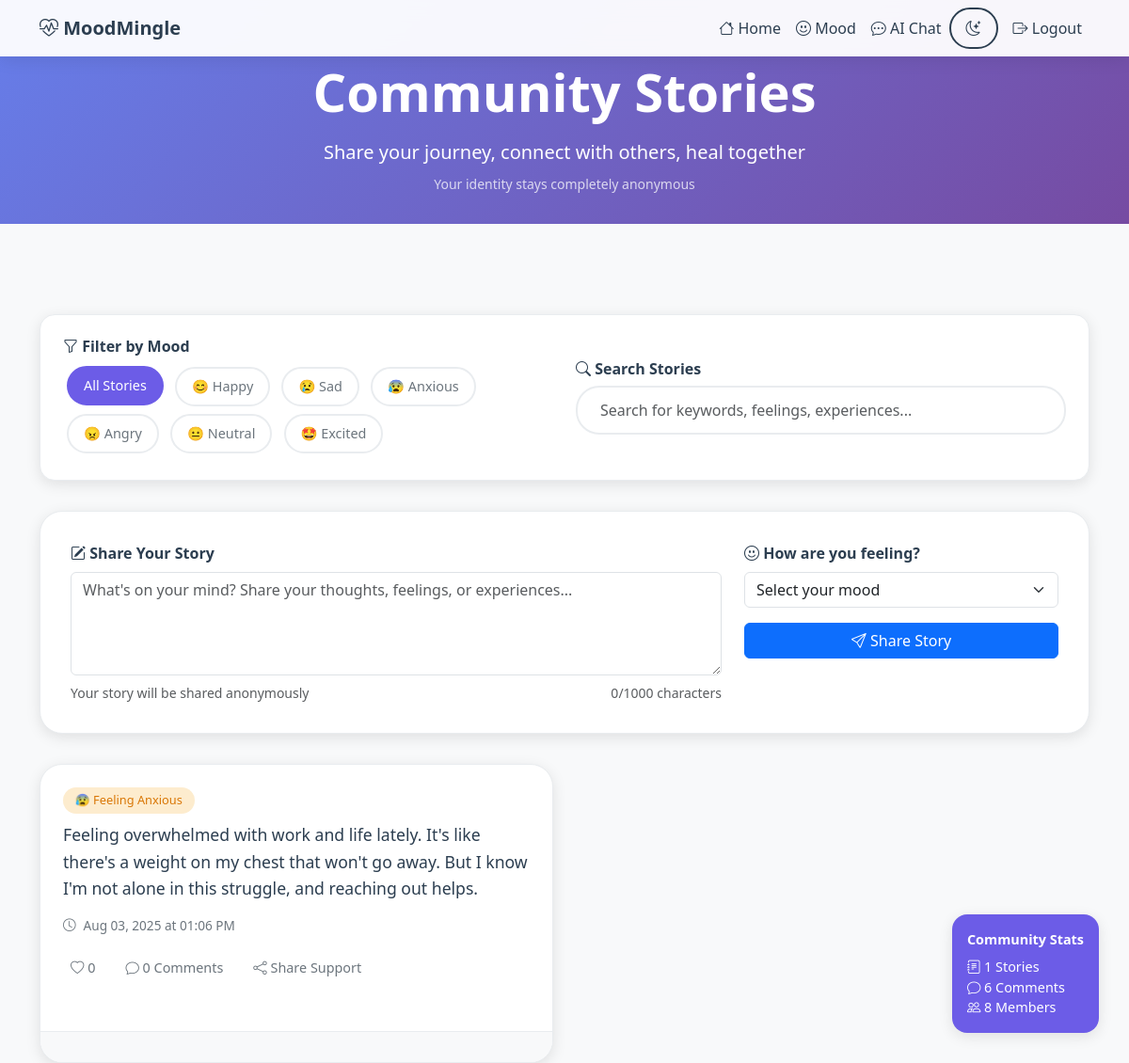
Screenshot of /blog/filter/anxious (signed in) with the database file from the repository.
### models.py (models this page shows)
class BlogPost(db.Model):
    id = db.Column(db.Integer, primary_key=True)
    content = db.Column(db.Text, nullable=False)
    mood = db.Column(db.String(20), nullable=True)  # happy, sad, anxious, angry, neutral, excited
    likes = db.Column(db.Integer, default=0)
    timestamp = db.Column(db.DateTime, default=datetime.utcnow)
    user_id = db.Column(db.Integer, db.ForeignKey('user.id'))  # stored, but not shown
    comments = db.relationship('Comment', backref='blog', lazy=True)
    liked_by = db.relationship('User', secondary=blog_likes, backref='liked_posts')

### app.py (the view)
@app.route('/blog/filter/<mood>')
@login_required
def filter_blog_by_mood(mood):
    if mood == 'all':
        posts = BlogPost.query.order_by(BlogPost.timestamp.desc()).all()
    else:
        posts = BlogPost.query.filter_by(mood=mood).order_by(BlogPost.timestamp.desc()).all()
    total_comments = db.session.query(db.func.count(Comment.id)).scalar()
    total_users = db.session.query(db.func.count(User.id)).scalar()
    return render_template('blog.html',
                         posts=posts,
                         total_comments=total_comments,
                         total_users=total_users,
                         current_filter=mood)

### app.py (called while the page is built)
@login_manager.user_loader
def load_user(user_id):
    return User.query.get(int(user_id))

### templates/blog.html (shortened to what this page needs)
<!DOCTYPE html>
<html lang="en">
<head>
    <link href="https://cdn.jsdelivr.net/npm/bootstrap@5.3.0/dist/css/bootstrap.min.css" rel="stylesheet">
    <link href="https://cdn.jsdelivr.net/npm/bootstrap-icons@1.10.5/font/bootstrap-icons.css" rel="stylesheet">
</head>
<body data-theme="light">
<nav class="navbar navbar-expand-lg fixed-top">
    <div class="container">
        <a class="navbar-brand fw-bold" href="#">
            <i class="bi bi-heart-pulse"></i> MoodMingle
        </a>
        <div class="collapse navbar-collapse justify-content-end" id="navbarNav">
            <ul class="navbar-nav align-items-center">
                <li class="nav-item">
                    <a class="nav-link" href="{{ url_for('home') }}">
                        <i class="bi bi-house"></i> Home
                    </a>
                </li>
                <li class="nav-item">
                    <a class="nav-link" href="{{ url_for('mood') }}">
                        <i class="bi bi-emoji-smile"></i> Mood
                    </a>
                </li>
                <li class="nav-item">
                    <a class="nav-link" href="{{ url_for('ai_chat') }}">
                        <i class="bi bi-chat-dots"></i> AI Chat
                    </a>
                </li>
                <li class="nav-item">
                    <button class="theme-toggle" onclick="toggleTheme()">
                        <i class="bi bi-moon-stars" id="theme-icon"></i>
                    </button>
                </li>
                <li class="nav-item ms-2">
                    <a class="nav-link" href="{{ url_for('logout') }}">
                        <i class="bi bi-box-arrow-right"></i> Logout
                    </a>
                </li>
            </ul>
        </div>
    </div>
</nav>
<div class="hero-section">
    <div class="hero-content">
        <h1 class="display-4 fw-bold mb-3">Community Stories</h1>
        <p class="lead mb-0">Share your journey, connect with others, heal together</p>
        <small class="d-block mt-2 opacity-75">Your identity stays completely anonymous</small>
    </div>
</div>
<div class="container mt-5 pt-5">
    <div class="filters-section">
        <div class="row align-items-center">
            <div class="col-md-6">
                <h6 class="mb-2 fw-bold">
                    <i class="bi bi-funnel"></i> Filter by Mood
                </h6>
                <div class="mood-filters">
                    <button class="mood-filter-btn active" data-mood="all">All Stories</button>
                    <button class="mood-filter-btn" data-mood="happy">😊 Happy</button>
                    <button class="mood-filter-btn" data-mood="sad">😢 Sad</button>
                    <button class="mood-filter-btn" data-mood="anxious">😰 Anxious</button>
                    <button class="mood-filter-btn" data-mood="angry">😠 Angry</button>
                    <button class="mood-filter-btn" data-mood="neutral">😐 Neutral</button>
                    <button class="mood-filter-btn" data-mood="excited">🤩 Excited</button>
                </div>
            </div>
            <div class="col-md-6">
                <h6 class="mb-2 fw-bold">
                    <i class="bi bi-search"></i> Search Stories
                </h6>
                <input type="text" class="form-control search-box" id="searchInput"
                       placeholder="Search for keywords, feelings, experiences...">
            </div>
        </div>
    </div>
    <div class="post-form">
        <form method="POST" id="postForm">
            <div class="row">
                <div class="col-md-8">
                    <label class="form-label fw-bold">
                        <i class="bi bi-pencil-square"></i> Share Your Story
                    </label>
                    <textarea name="content" id="postContent" rows="4" class="form-control"
                              placeholder="What's on your mind? Share your thoughts, feelings, or experiences..."
                              required maxlength="1000"></textarea>
                    <div class="d-flex justify-content-between mt-2">
                        <small class="text-muted">Your story will be shared anonymously</small>
                        <small class="text-muted">
                            <span id="charCount">0</span>/1000 characters
                        </small>
                    </div>
                </div>
                <div class="col-md-4">
                    <label class="form-label fw-bold">
                        <i class="bi bi-emoji-smile"></i> How are you feeling?
                    </label>
                    <select name="mood" class="form-select mb-3" required>
                        <option value="">Select your mood</option>
                    </select>
                    <button type="submit" class="btn btn-primary w-100" id="submitBtn">
                        <i class="bi bi-send"></i> Share Story
                    </button>
                </div>
            </div>
        </form>
    </div>
    <div class="row g-4" id="postsContainer">
        {% for post in posts %}
        <div class="col-lg-6 post-item" data-mood="{{ post.mood if post.mood else 'neutral' }}">
            <div class="card h-100">
                <div class="card-body">
                    {% if post.mood %}
                    <span class="mood-badge mood-{{ post.mood }}">
                        {% if post.mood == 'happy' %}😊 Feeling Happy
                        {% elif post.mood == 'sad' %}😢 Feeling Sad
                        {% elif post.mood == 'anxious' %}😰 Feeling Anxious
                        {% elif post.mood == 'angry' %}😠 Feeling Angry
                        {% elif post.mood == 'excited' %}🤩 Feeling Excited
                        {% else %}😐 Feeling Neutral{% endif %}
                    </span>
                    {% endif %}
                    <div class="post-content">{{ post.content }}</div>
                    <div class="timestamp">
                        <i class="bi bi-clock"></i>
                        {{ post.timestamp.strftime('%b %d, %Y at %I:%M %p') }}
                    </div>
                    <div class="post-actions">
                        <button class="action-btn like-btn" data-post-id="{{ post.id }}">
                            <i class="bi bi-heart"></i>
                            <span class="like-count">{{ post.likes if post.likes else 0 }}</span>
                        </button>
                        <button class="action-btn" data-bs-toggle="collapse" data-bs-target="#comments-{{ post.id }}">
                            <i class="bi bi-chat"></i>
                            {{ post.comments|length }} Comments
                        </button>
                        <button class="action-btn share-btn" data-post-id="{{ post.id }}">
                            <i class="bi bi-share"></i> Share Support
                        </button>
                    </div>
                </div>
                <div class="card-footer">
                </div>
            </div>
        </div>
        {% endfor %}
    </div>
</div>
<div class="floating-stats">
    <div class="fw-bold mb-2">Community Stats</div>
    <div><i class="bi bi-journal-text"></i> {{ posts|length }} Stories</div>
    <div><i class="bi bi-chat"></i> {{ total_comments if total_comments else 0 }} Comments</div>
    <div><i class="bi bi-people"></i> {{ total_users if total_users else 'Many' }} Members</div>
</div>
</body>
</html>

### templates/blog.html (style rules this page uses)
:root { --bg-primary: linear-gradient(135deg, #667eea 0%, #764ba2 100%); --bg-secondary: #f8f9fa; --card-bg: #ffffff; --text-primary: #2c3e50; --text-secondary: #6c757d; --border-color: #e9ecef; --shadow: 0 4px 15px rgba(0, 0, 0, 0.1); --accent-color: #6c5ce7; }
body { background: var(--bg-secondary); font-family: "Segoe UI", Tahoma, Geneva, Verdana, sans-serif; color: var(--text-primary); transition: all 0.3s ease; min-height: 100vh; }
.hero-section { background: var(--bg-primary); padding: 4rem 0 2rem; text-align: center; color: white; position: relative; overflow: hidden; }
.hero-section::before { content: ''; position: absolute; top: 0; left: 0; right: 0; bottom: 0; opacity: 0.3; }
.hero-content { position: relative; z-index: 1; }
.navbar { background: rgba(255, 255, 255, 0.95); backdrop-filter: blur(10px); box-shadow: 0 2px 20px rgba(0, 0, 0, 0.1); border: none; }
.navbar .nav-link, .navbar-brand { color: var(--text-primary) !important; font-weight: 500; transition: all 0.3s ease; }
.theme-toggle { background: none; border: 2px solid var(--text-primary); color: var(--text-primary); border-radius: 50px; padding: 0.5rem 1rem; transition: all 0.3s ease; }
.post-form { background: var(--card-bg); padding: 2rem; border-radius: 1.5rem; box-shadow: var(--shadow); border: 1px solid var(--border-color); margin-bottom: 2rem; transition: all 0.3s ease; }
.filters-section { background: var(--card-bg); padding: 1.5rem; border-radius: 1rem; margin-bottom: 2rem; box-shadow: var(--shadow); border: 1px solid var(--border-color); }
.mood-filter-btn { border: 2px solid var(--border-color); background: transparent; color: var(--text-secondary); border-radius: 25px; padding: 0.5rem 1rem; margin: 0.25rem; transition: all 0.3s ease; font-size: 0.9rem; }
.mood-filter-btn:hover, .mood-filter-btn.active { background: var(--accent-color); border-color: var(--accent-color); color: white; transform: translateY(-1px); }
.card { border: 1px solid var(--border-color); border-radius: 1.5rem; transition: all 0.3s ease; box-shadow: var(--shadow); background: var(--card-bg); overflow: hidden; margin-bottom: 1.5rem; }
.card-body { padding: 1.5rem; color: var(--text-primary); }
.card-footer { background: var(--bg-secondary); border-top: 1px solid var(--border-color); padding: 1rem 1.5rem; }
.mood-badge { display: inline-block; padding: 0.3rem 0.8rem; border-radius: 20px; font-size: 0.8rem; font-weight: 500; margin-bottom: 0.5rem; }
.mood-anxious { background: rgba(245, 158, 11, 0.2); color: #d97706; }
.post-content { font-size: 1.1rem; line-height: 1.6; margin-bottom: 1rem; }
.post-actions { display: flex; gap: 1rem; align-items: center; margin-top: 1rem; }
.action-btn { background: none; border: none; color: var(--text-secondary); font-size: 0.9rem; padding: 0.5rem; border-radius: 8px; transition: all 0.3s ease; cursor: pointer; }
.timestamp { font-size: 0.85rem; color: var(--text-secondary); display: flex; align-items: center; gap: 0.5rem; }
.search-box { border-radius: 25px; border: 2px solid var(--border-color); padding: 0.75rem 1.5rem; background: var(--card-bg); color: var(--text-primary); }
.floating-stats { position: fixed; bottom: 2rem; right: 2rem; background: var(--accent-color); color: white; padding: 1rem; border-radius: 1rem; box-shadow: var(--shadow); font-size: 0.9rem; z-index: 1000; }

### rows the page displays
BlogPost: mood "😰 Feeling Anxious", content "Feeling overwhelmed with work and life lately. It's like there's a weight on my chest that won't go away. But I know I'm not alone in this struggle, and reaching out helps.", timestamp "Aug 03, 2025 at 01:06 PM", likes "0", comments|length "0"

### other values shown
{{ posts|length }} "1"
{{ total_comments if total_comments else 0 }} "6"
{{ total_users if total_users else 'Many' }} "8"
